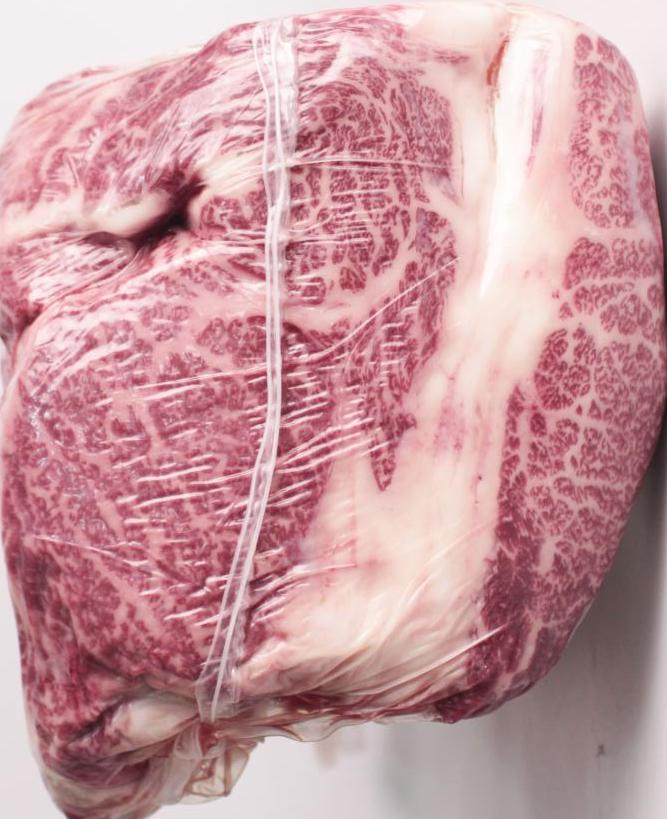
#> input picture 1_images/1_Meat_images/MEAT/pp/a2.jpg, 667 x 819 px, found by its file name
$ python testing.py   (older library calls are emulated)
#> lines starting #> are read from the running program, lines starting #| are printed output that depends on the picture; after the words box and inside, x2 and y2 are one past the last pixel; in counts of white or black regions, pixels touching at a corner belong together
import cv2
import numpy as np
from matplotlib import pyplot as plt

image = cv2.imread('/Users/JunJoung/PycharmProjects/beef_segmentation/pp/a2.jpg')
#> image is the input picture: shape (819, 667, 3); mean B, G, R 158.7, 153.1, 200.7


b = image[:, :, 0]
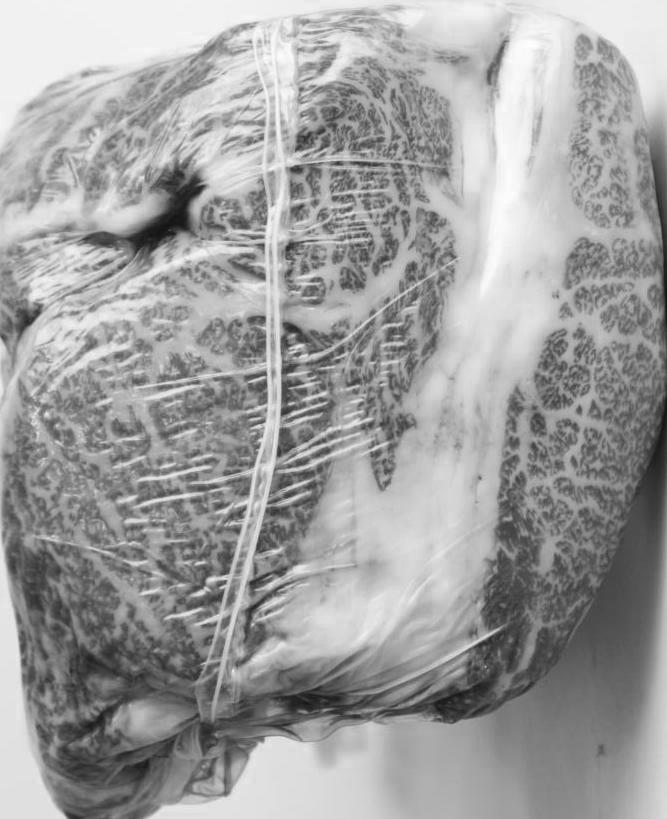
#> b: shape (819, 667); min 17, max 255, mean 158.7
b1 = b.copy()
hist0, bins = np.histogram(b, 256, [0, 256])
#> hist0 = 256 values, max 9089 at index 241, min 0 at index 0, mean 2133.9; bins = 257 values from 0 to 256
g = image[:, :, 1]
g1 = g.copy()
hist1, bins = np.histogram(g, 256, [0, 256])
#> hist1 = 256 values, max 9187 at index 240, min 0 at index 0, mean 2133.9
r = image[:, :, 2]
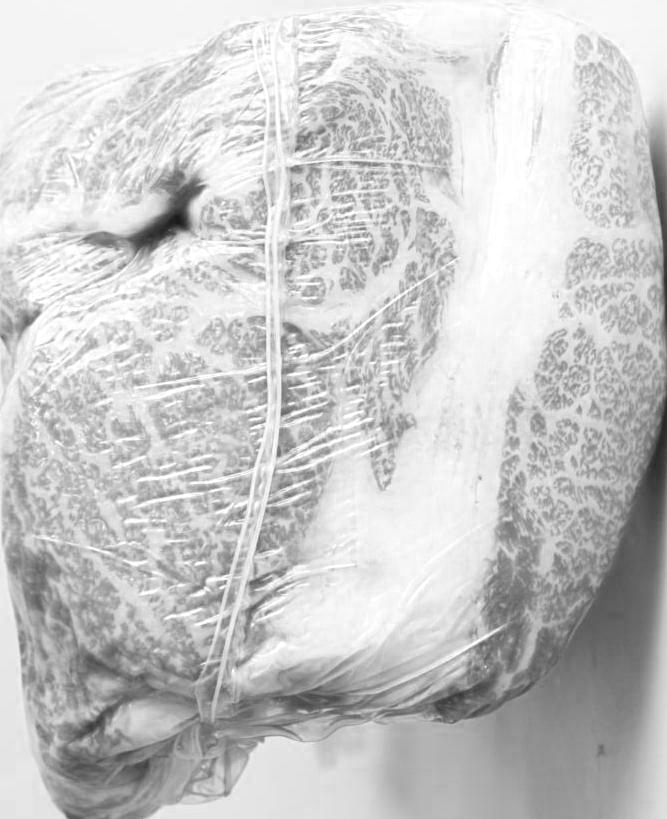
#> r: shape (819, 667); min 24, max 255, mean 200.7
r1 = r.copy()
hist2, bins = np.histogram(r, 256, [0, 256])
#> hist2 = 256 values, max 15098 at index 244, min 0 at index 0, mean 2133.9
# plt.hist(r.ravel(),256,[0,256]); plt.show()
max = hist2.max()
#> max = 15098

if max > 5000:
    edge = cv2.Laplacian(b, cv2.CV_64F)
    blur = cv2.GaussianBlur(edge, (9, 9), 5)
    blur = blur.astype(np.uint8)
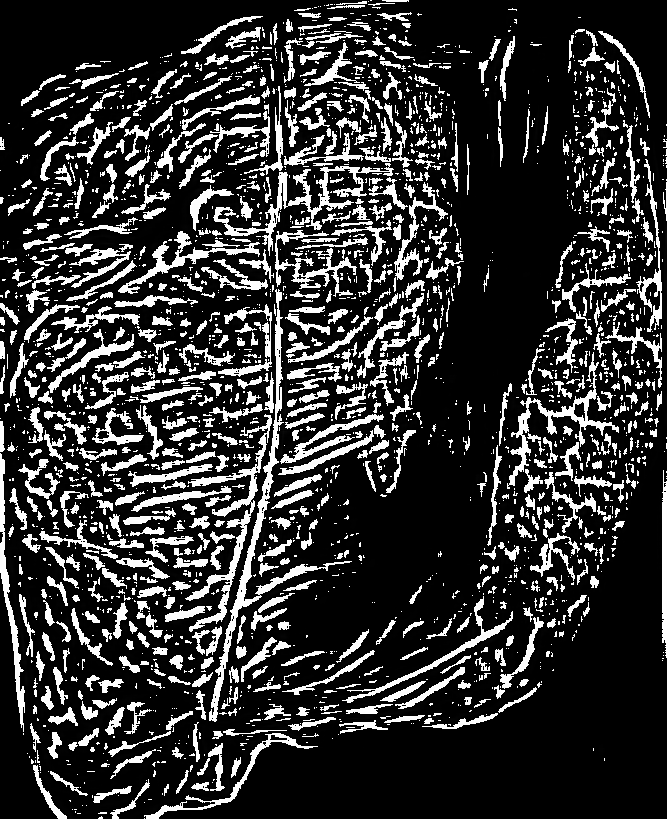
#> blur: shape (819, 667); min 0, max 255, mean 50.9

    thresh1 = cv2.adaptiveThreshold(blur, 255, cv2.ADAPTIVE_THRESH_MEAN_C, cv2.THRESH_BINARY_INV, 15, 2)
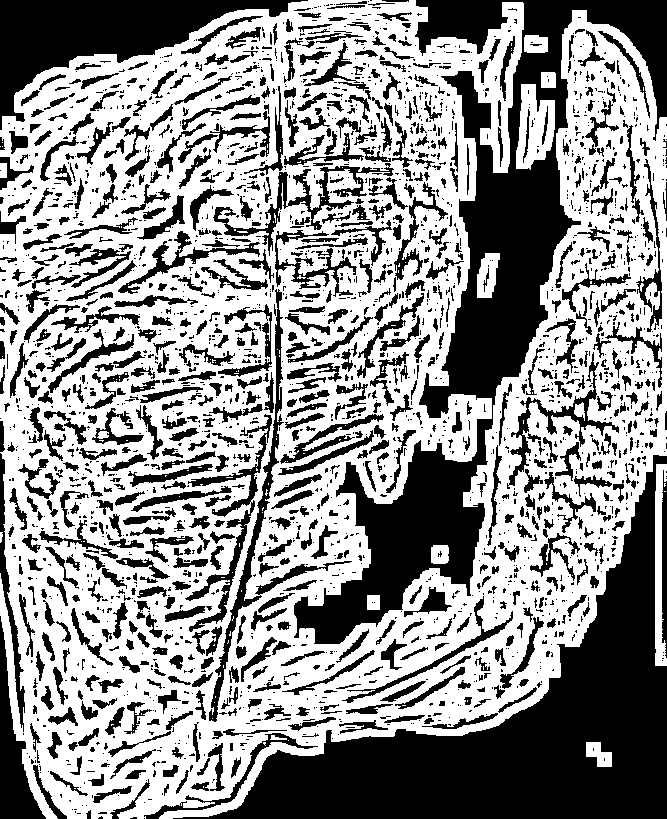
#> thresh1: shape (819, 667); 57.5% white; 2487 black regions (1690 under 20 px)
    img_contours1 = cv2.findContours(thresh1, cv2.RETR_TREE, cv2.CHAIN_APPROX_SIMPLE)[-2]
#> img_contours1 = 2760 contours, 1801 with area under 20; largest, box (x1, y1, x2, y2) and area: (0, 0, 667, 819) 411908, (208, 288, 285, 723) 3336, (508, 351, 620, 487) 2292, (516, 84, 555, 170) 2261, (287, 165, 395, 231) 1800
    img_contours1 = sorted(img_contours1, key=cv2.contourArea)

    for i in img_contours1:
        if cv2.contourArea(i) > 100000000:
            break
#> this loop made 2760 passes
#> i on passes 1 to 3: [[288, 740]], [[664, 491], [665, 491]], [[2, 356]]
    mask1 = np.zeros(blur.shape[:2], np.uint8)
    cv2.drawContours(mask1, [i], -1, 255, -1)
#> mask1: shape (819, 667); 76% white; 40 black regions (18 under 20 px), largest, box (x1, y1, x2, y2) and area: (294, 0, 667, 644) 54728, (173, 455, 667, 819) 54288, (0, 0, 308, 130) 13946
    image = cv2.bitwise_and(image, image, mask=mask1)

    b = image[:, :, 0]
    g = image[:, :, 1]
    r = image[:, :, 2]

    gray_img = cv2.medianBlur(g,9)
    kernel = np.array([[-1,-1,-1],
                       [-1, 9,-1],
                       [-1,-1,-1]])
    gray_img = cv2.filter2D(b, -1, kernel)

    kernel = np.ones((3,3), np.uint8)
    gray_img = cv2.erode(gray_img, kernel, iterations=1)
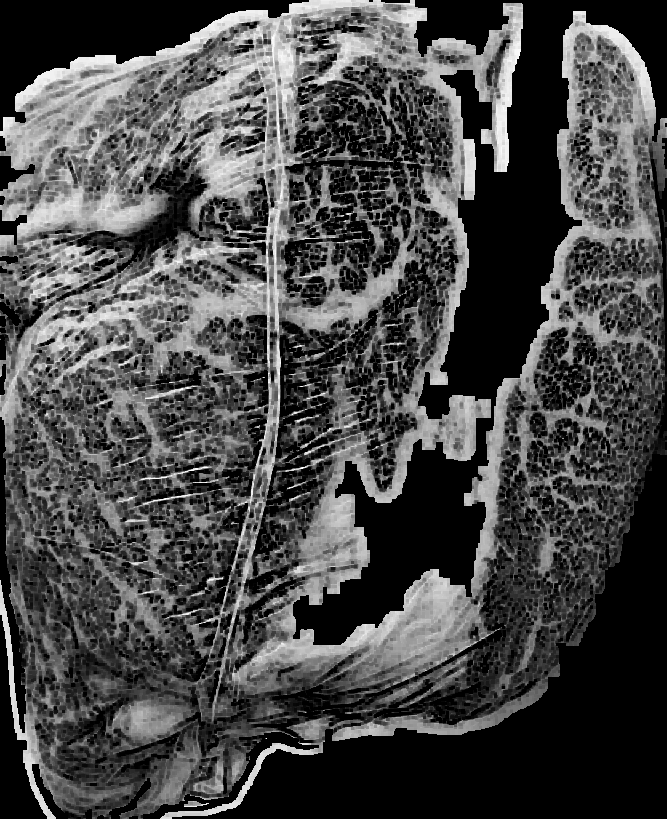
#> gray_img: shape (819, 667); min 0, max 255, mean 72.3
    gray_img = cv2.medianBlur(gray_img,3)

    asd = np.asarray(gray_img)
    max = asd.mean()
#> max = 71.41
    image = gray_img.astype(np.uint8)
    ret3, th3 = cv2.threshold(image, max, 255, cv2.THRESH_BINARY + cv2.THRESH_OTSU)
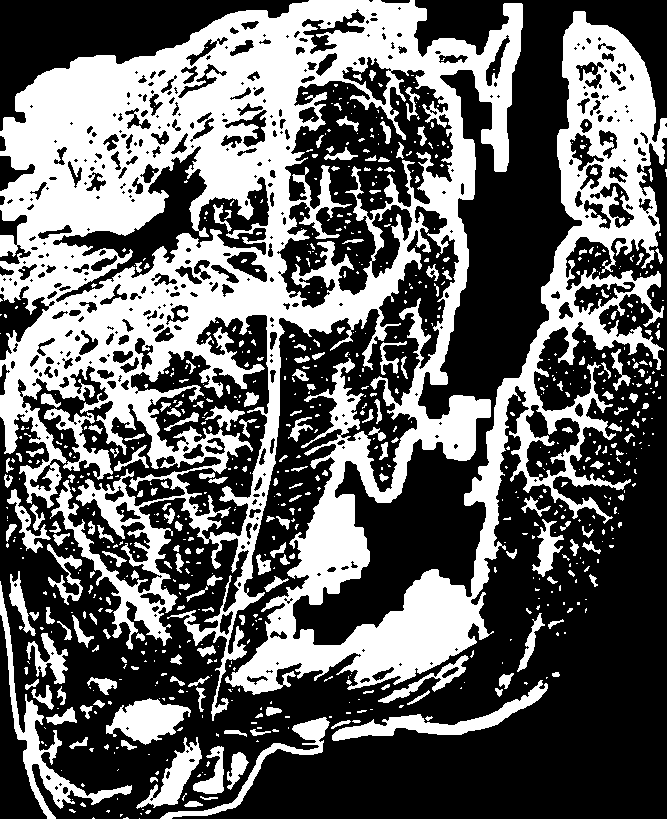
#> th3: shape (819, 667); 39.2% white; 814 white regions (600 under 20 px), largest, box (x1, y1, x2, y2) and area: (0, 0, 667, 721) 178943, (0, 581, 132, 819) 3466, (332, 680, 548, 741) 2717
#> ret3 = 84
    gray_img = cv2.bilateralFilter(th3, 9,75,75)

    kernel = np.ones((2,2), np.uint8)
    image = cv2.erode(gray_img, kernel, iterations=1)
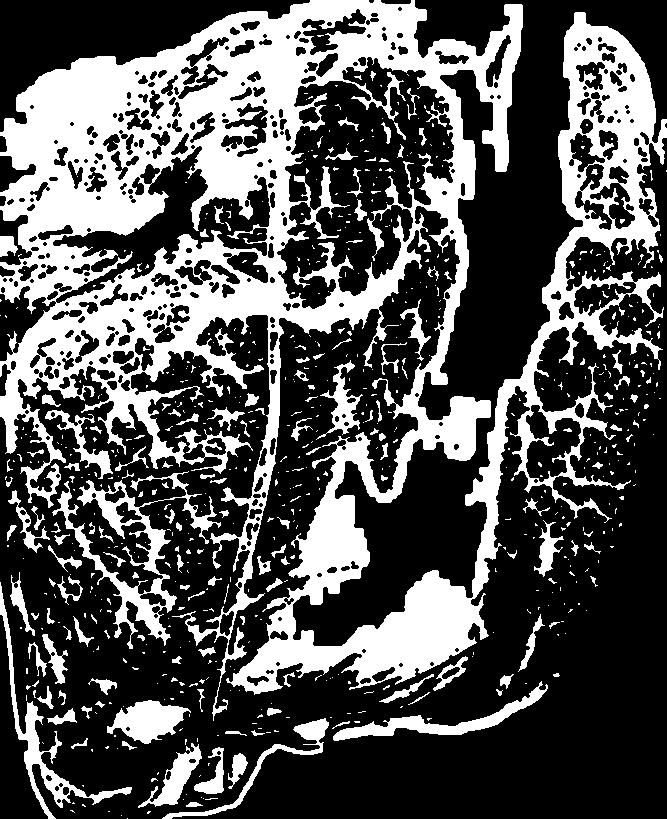
#> image: shape (819, 667); min 0, max 255, mean 84.5


    cv2.imshow('color', gray_img)
    cv2.waitKey(0)
    cv2.destroyAllWindows()

else:
    r1 = cv2.equalizeHist(r1)
    thresh1 = cv2.adaptiveThreshold(r1,255,cv2.ADAPTIVE_THRESH_MEAN_C,cv2.THRESH_BINARY,15,2)
    img_contours1 = cv2.findContours(thresh1, cv2.RETR_TREE, cv2.CHAIN_APPROX_SIMPLE)[-2]
    img_contours1 = sorted(img_contours1, key=cv2.contourArea)

    for i in img_contours1:
        if cv2.contourArea(i) > 100000000:
            break
    mask1 = np.zeros(r1.shape[:2], np.uint8)
    cv2.drawContours(mask1, [i],-1, 255, -1)
    image = cv2.bitwise_and(image, image, mask=mask1)
    # image = cv2.GaussianBlur(image, (1,1),0)

    b = image[:, :, 0]
    g = image[:, :, 1]
    r = image[:, :, 2]

    gray_img = cv2.medianBlur(g,9)
    kernel = np.array([[-1,-1,-1],
                       [-1, 9,-1],
                       [-1,-1,-1]])
    gray_img = cv2.filter2D(b, -1, kernel)

    kernel = np.ones((3,3), np.uint8)
    gray_img = cv2.erode(gray_img, kernel, iterations=1)
    gray_img = cv2.medianBlur(gray_img,3)

    asd = np.asarray(gray_img)
    max = asd.mean()
    image = gray_img.astype(np.uint8)
    ret3, th3 = cv2.threshold(image, max, 255, cv2.THRESH_BINARY + cv2.THRESH_OTSU)
    gray_img = cv2.bilateralFilter(th3, 9,75,75)

    kernel = np.ones((2,2), np.uint8)
    gray_img = cv2.erode(gray_img, kernel, iterations=1)


    cv2.imshow('color', gray_img)
    cv2.waitKey(0)
    cv2.destroyAllWindows()

def image_segmentation(imagee):
    gray_img = (imagee[:, :, 0] + imagee[:, :, 1] + imagee[:, :, 2]) /3
    # gray_img = gray_img.astype(np.uint8)
    asd = np.asarray(gray_img)
    max = asd.mean()
    blur = cv2.GaussianBlur(gray_img, (3, 3), 3)
    blur = blur.astype(np.uint8)
    ret3, th3 = cv2.threshold(blur, max, 255, cv2.THRESH_BINARY + cv2.THRESH_OTSU)
    image = th3
    return image

# [165 lines of commented-out code are left out]

$ run again, with 1_images/1_Meat_images/MEAT/pp/a11.jpg copied over 1_images/1_Meat_images/MEAT/pp/a2.jpg
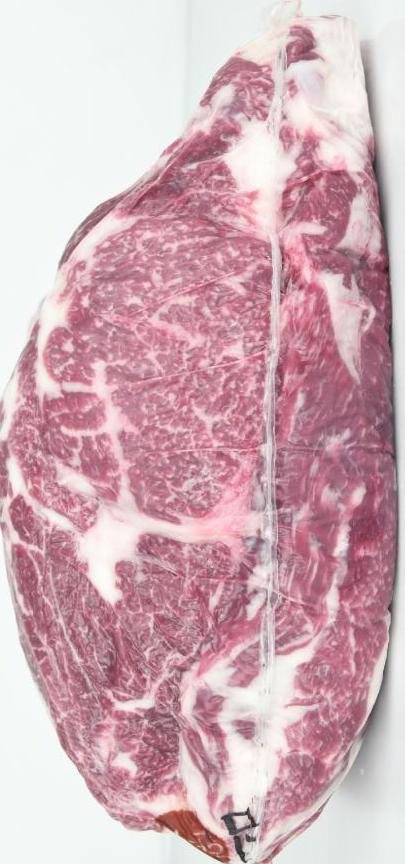
#> input picture 1_images/1_Meat_images/MEAT/pp/a11.jpg, 405 x 864 px, found by its file name
#> image is the input picture: shape (864, 405, 3); mean B, G, R 183.1, 174.6, 209
#> hist0 = 256 values, max 17581 at index 246, min 0 at index 0, mean 1366.9; bins = 257 values from 0 to 256
#> hist1 = 256 values, max 17865 at index 247, min 0 at index 0, mean 1366.9
#> hist2 = 256 values, max 19638 at index 243, min 0 at index 0, mean 1366.9
#> `max = hist2.max()`: max = 19638
#> `thresh1 = cv2.adaptiveThreshold(blur, 255, cv2.ADAPTIVE_THRESH_MEAN_C,..`:
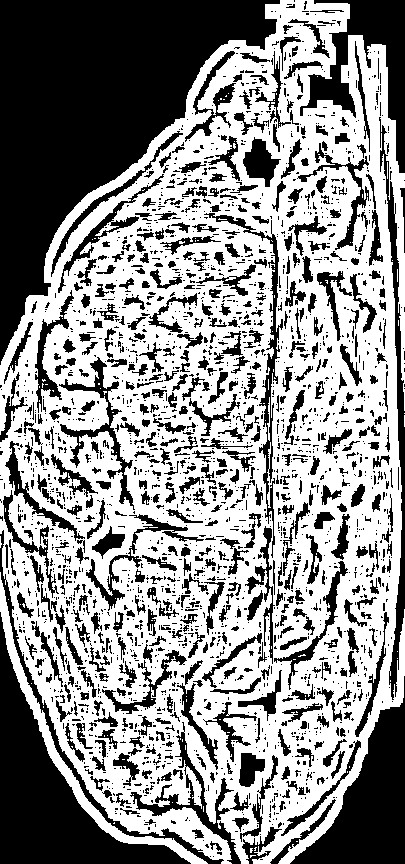
#> thresh1: shape (864, 405); 57.2% white; 2391 black regions (1824 under 20 px)
#> img_contours1 = 2680 contours, 1958 with area under 20; largest, box (x1, y1, x2, y2) and area: (0, 0, 405, 864) 262695, (0, 572, 208, 864) 2838, (203, 212, 284, 559) 2824, (58, 356, 136, 511) 2176, (85, 513, 189, 612) 1424
#> the loop `for i in img_contours1:` made 2680 passes
#> i on passes 1 to 3: [[296, 841], [297, 841]], [[203, 806], [203, 811]], [[172, 802]]
#> mask1: shape (864, 405); 75.8% white; 25 black regions (15 under 20 px), largest, box (x1, y1, x2, y2) and area: (0, 0, 280, 365) 43749, (0, 530, 224, 864) 19114, (290, 676, 405, 864) 9124
#> `max = asd.mean()`: max = 68.97
#> th3: shape (864, 405); 29.5% white; 1053 white regions (773 under 20 px), largest, box (x1, y1, x2, y2) and area: (0, 0, 375, 620) 47416, (180, 461, 365, 822) 15936, (367, 45, 405, 351) 2679
#> ret3 = 96
#> `image = cv2.erode(gray_img, kernel, iterations=1)`:
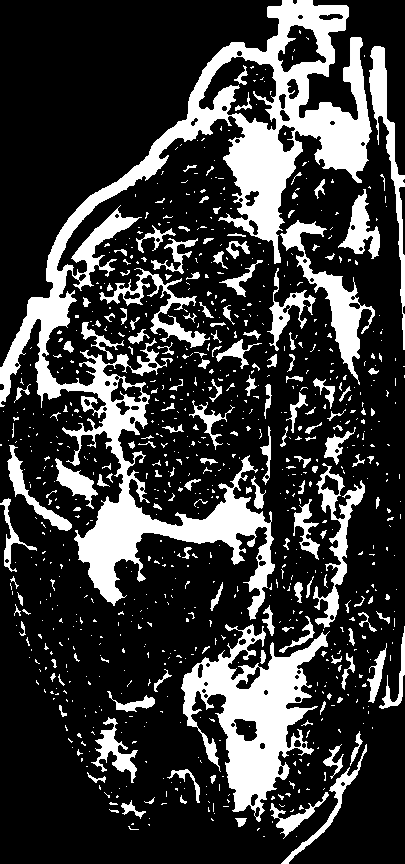
#> image: shape (864, 405); min 0, max 255, mean 59.4

$ run again, with 1_images/1_Meat_images/MEAT/pp/a12.jpg copied over 1_images/1_Meat_images/MEAT/pp/a2.jpg
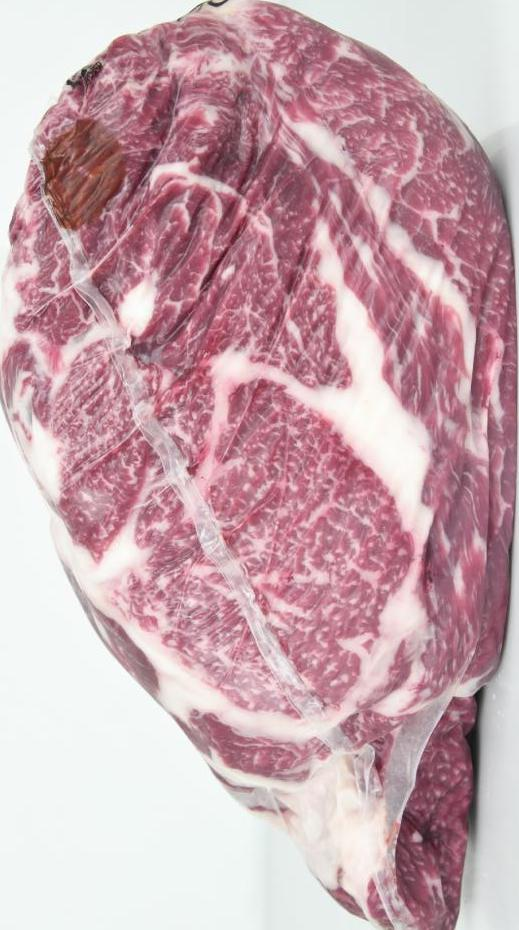
#> input picture 1_images/1_Meat_images/MEAT/pp/a12.jpg, 519 x 930 px, found by its file name
#> image is the input picture: shape (930, 519, 3); mean B, G, R 174.8, 166.9, 201.2
#> hist0 = 256 values, max 23689 at index 246, min 0 at index 0, mean 1885.4; bins = 257 values from 0 to 256
#> hist1 = 256 values, max 28352 at index 247, min 0 at index 0, mean 1885.4
#> hist2 = 256 values, max 22002 at index 243, min 0 at index 0, mean 1885.4
#> `max = hist2.max()`: max = 22002
#> `thresh1 = cv2.adaptiveThreshold(blur, 255, cv2.ADAPTIVE_THRESH_MEAN_C,..`:
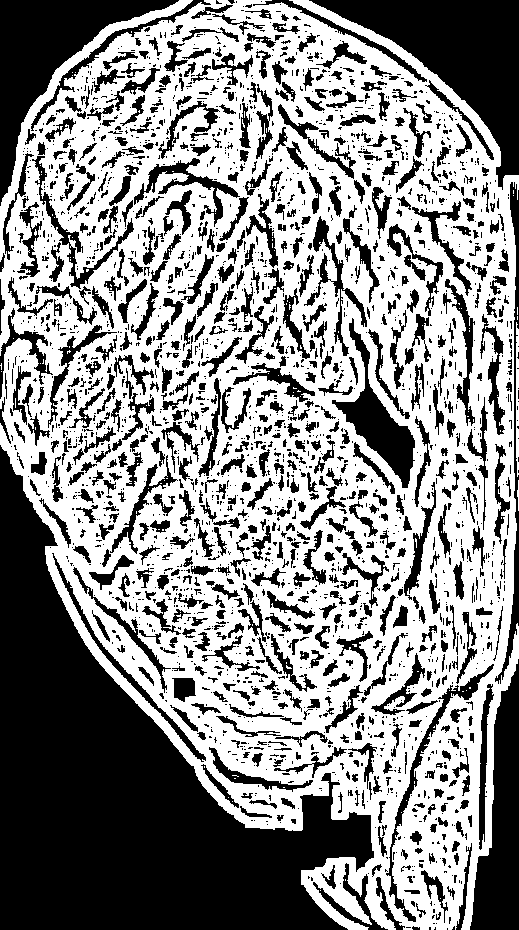
#> thresh1: shape (930, 519); 55.9% white; 2446 black regions (1699 under 20 px)
#> img_contours1 = 2789 contours, 1888 with area under 20; largest, box (x1, y1, x2, y2) and area: (0, 0, 519, 930) 365536, (331, 317, 416, 489) 3944, (385, 663, 495, 923) 2126, (31, 155, 135, 290) 1696, (133, 157, 241, 228) 1670
#> the loop `for i in img_contours1:` made 2789 passes
#> i on passes 1 to 3: [[320, 890]], [[345, 879], [345, 880]], [[1, 371]]
#> mask1: shape (930, 519); 76.2% white; 21 black regions (6 under 20 px), largest, box (x1, y1, x2, y2) and area: (0, 445, 374, 930) 74624, (309, 0, 519, 190) 14475, (0, 0, 179, 206) 10631
#> `max = asd.mean()`: max = 69.13
#> th3: shape (930, 519); 27.8% white; 1155 white regions (880 under 20 px), largest, box (x1, y1, x2, y2) and area: (0, 184, 479, 930) 75977, (278, 103, 476, 428) 7960, (0, 0, 191, 345) 5446
#> ret3 = 99
#> `image = cv2.erode(gray_img, kernel, iterations=1)`:
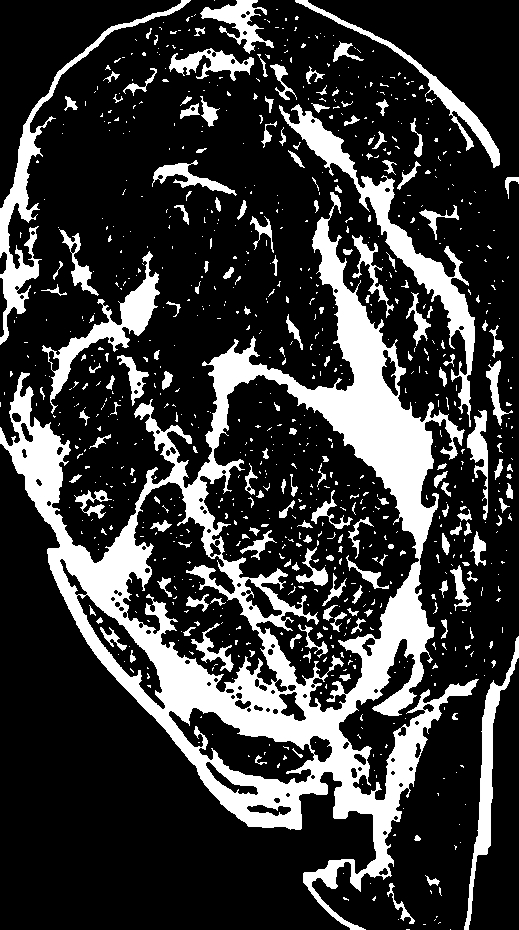
#> image: shape (930, 519); min 0, max 255, mean 58
